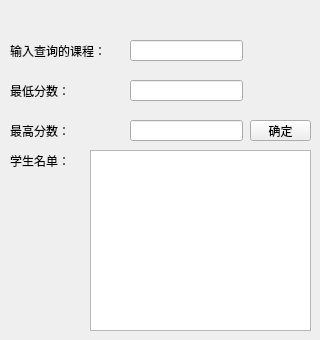
        <widget class="QWidget" name="page_6">
         <widget class="QLabel" name="label_11">
          <property name="geometry">
           <rect>
            <x>10</x>
            <y>40</y>
            <width>111</width>
            <height>21</height>
           </rect>
          </property>
          <property name="text">
           <string>输入查询的课程：</string>
          </property>
         </widget>
         <widget class="QLineEdit" name="lineEdit_5">
          <property name="geometry">
           <rect>
            <x>130</x>
            <y>40</y>
            <width>113</width>
            <height>21</height>
           </rect>
          </property>
         </widget>
         <widget class="QPushButton" name="pushButton_16">
          <property name="geometry">
           <rect>
            <x>250</x>
            <y>120</y>
            <width>61</width>
            <height>21</height>
           </rect>
          </property>
          <property name="text">
           <string>确定</string>
          </property>
         </widget>
         <widget class="QLabel" name="label_12">
          <property name="geometry">
           <rect>
            <x>10</x>
            <y>80</y>
            <width>111</width>
            <height>21</height>
           </rect>
          </property>
          <property name="text">
           <string>最低分数：</string>
          </property>
         </widget>
         <widget class="QLabel" name="label_13">
          <property name="geometry">
           <rect>
            <x>10</x>
            <y>120</y>
            <width>111</width>
            <height>21</height>
           </rect>
          </property>
          <property name="text">
           <string>最高分数：</string>
          </property>
         </widget>
         <widget class="QLineEdit" name="lineEdit_6">
          <property name="geometry">
           <rect>
            <x>130</x>
            <y>80</y>
            <width>113</width>
            <height>21</height>
           </rect>
          </property>
         </widget>
         <widget class="QLineEdit" name="lineEdit_7">
          <property name="geometry">
           <rect>
            <x>130</x>
            <y>120</y>
            <width>113</width>
            <height>21</height>
           </rect>
          </property>
         </widget>
         <widget class="QLabel" name="label_14">
          <property name="geometry">
           <rect>
            <x>10</x>
            <y>150</y>
            <width>111</width>
            <height>21</height>
           </rect>
          </property>
          <property name="text">
           <string>学生名单：</string>
          </property>
         </widget>
         <widget class="QTextEdit" name="textEdit_4">
          <property name="geometry">
           <rect>
            <x>90</x>
            <y>150</y>
            <width>221</width>
            <height>181</height>
           </rect>
          </property>
         </widget>
        </widget>
